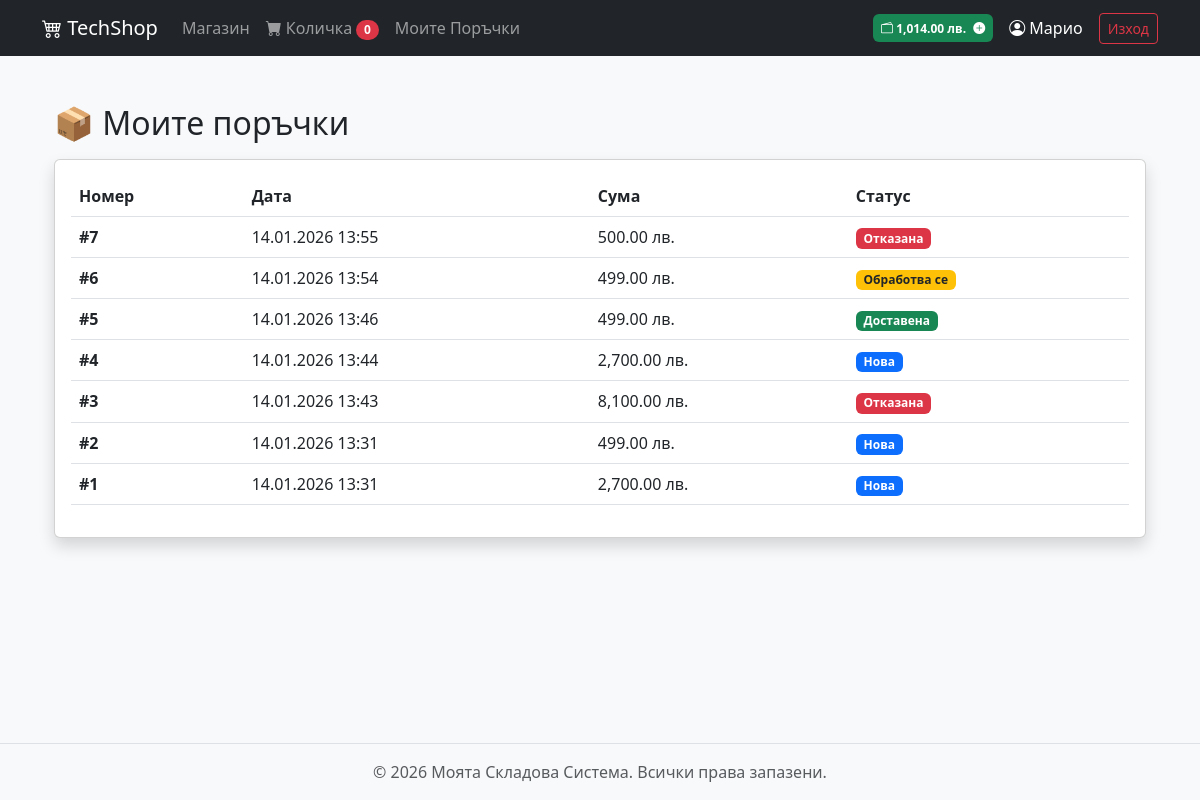
The page /client/my_orders.php (signed in) on the database its author committed.
### tables this page shows
CREATE TABLE `users` (
  `id` int(11) NOT NULL,
  `username` varchar(50) NOT NULL,
  `password` varchar(255) NOT NULL,
  `created_at` timestamp NOT NULL DEFAULT current_timestamp(),
  `role` enum('admin','user') DEFAULT 'user',
  `balance` decimal(10,2) DEFAULT 2000.00
);

CREATE TABLE `orders` (
  `id` int(11) NOT NULL,
  `user_id` int(11) NOT NULL,
  `total_amount` decimal(10,2) NOT NULL,
  `payment_method` varchar(50) NOT NULL,
  `courier` varchar(50) NOT NULL,
  `delivery_address` text NOT NULL,
  `status` varchar(50) DEFAULT 'new',
  `created_at` datetime DEFAULT current_timestamp()
);

### client/my_orders.php (the view, shortened to what this page needs)
<?php
require '../includes/config.php';
require '../includes/header.php';
$stmt = $pdo->prepare("SELECT * FROM orders WHERE user_id = ? ORDER BY created_at DESC");
$stmt->execute([$_SESSION['user_id']]);
$orders = $stmt->fetchAll();
$statusLabels = [
        'new' => ['Нова', 'bg-primary'],
        'processing' => ['Обработва се', 'bg-warning text-dark'],
        'sent' => ['Изпратена', 'bg-info text-dark'],
        'completed' => ['Доставена', 'bg-success'],
        'cancelled' => ['Отказана', 'bg-danger']
];
?>
    <div class="container mt-4">
        <h2>📦 Моите поръчки</h2>
        <div class="card shadow mt-3">
            <div class="card-body">
                <table class="table table-hover align-middle">
                    <thead>
                    <tr>
                        <th>Номер</th>
                        <th>Дата</th>
                        <th>Сума</th>
                        <th>Статус</th>
                    </tr>
                    </thead>
                    <tbody>
                    <?php foreach ($orders as $order): ?>
                        <tr>
                            <td class="fw-bold">#<?= $order['id'] ?></td>
                            <td><?= date('d.m.Y H:i', strtotime($order['created_at'])) ?></td>
                            <td><?= number_format($order['total_amount'], 2) ?> лв.</td>
                            <td>
                                <?php
                                $s = $order['status'];
                                $label = $statusLabels[$s][0] ?? $s;
                                $class = $statusLabels[$s][1] ?? 'bg-secondary';
                                ?>
                                <span class="badge <?= $class ?>"><?= $label ?></span>
                            </td>
                        </tr>
                    <?php endforeach; ?>
                    </tbody>
                </table>
            </div>
        </div>
    </div>
<?php require '../includes/footer.php'; ?>

### includes/header.php (shortened to what this page needs)
<?php
$current_balance = 0;
if (isset($_SESSION['user_id'])) {
    global $pdo;
    if(isset($pdo)) {
        $stmt = $pdo->prepare("SELECT balance FROM users WHERE id = ?");
        $stmt->execute([$_SESSION['user_id']]);
        $current_balance = $stmt->fetchColumn();
    }
}
?>
<!DOCTYPE html>
<html lang="bg">
<head>
    <link href="https://cdn.jsdelivr.net/npm/bootstrap@5.3.0/dist/css/bootstrap.min.css" rel="stylesheet">
    <link rel="stylesheet" href="https://cdn.jsdelivr.net/npm/bootstrap-icons@1.11.0/font/bootstrap-icons.css">
</head>
<body class="bg-light d-flex flex-column min-vh-100">
<nav class="navbar navbar-expand-lg navbar-dark bg-dark mb-4">
    <div class="container">
        <a class="navbar-brand" href="<?= BASE_URL ?>index.php"><i class="bi bi-cart4"></i> TechShop</a>
        <div class="collapse navbar-collapse" id="navbarContent">
            <ul class="navbar-nav me-auto mb-2 mb-lg-0">
                <li class="nav-item"><a class="nav-link" href="<?= BASE_URL ?>index.php">Магазин</a></li>
                <?php if (isset($_SESSION['user_id'])): ?>
                    <?php if ($_SESSION['role'] !== 'admin'): ?>
                        <li class="nav-item">
                            <a class="nav-link" href="<?= BASE_URL ?>client/cart.php">
                                <i class="bi bi-cart-fill"></i> Количка
                                <span class="badge bg-danger rounded-pill">
                                    <?= isset($_SESSION['cart']) ? count($_SESSION['cart']) : 0 ?>
                                </span>
                            </a>
                        </li>
                        <li class="nav-item"><a class="nav-link" href="<?= BASE_URL ?>client/my_orders.php">Моите Поръчки</a></li>
                    <?php endif; ?>
                <?php endif; ?>
            </ul>
            <div class="d-flex align-items-center text-white">
                <?php if (isset($_SESSION['user_id'])): ?>
                    <?php if ($_SESSION['role'] !== 'admin'): ?>
                        <a href="<?= BASE_URL ?>client/profile.php" class="text-decoration-none me-3">
                            <span class="badge bg-success p-2">
                                <i class="bi bi-wallet2"></i> <?= number_format((float)$current_balance, 2) ?> лв.
                                <i class="bi bi-plus-circle-fill ms-1"></i>
                            </span>
                        </a>
                    <?php endif; ?>
                    <a href="<?= BASE_URL ?>client/profile.php" class="text-white text-decoration-none me-3">
                        <i class="bi bi-person-circle"></i> <?= htmlspecialchars($_SESSION['username']) ?>
                    </a>
                    <a href="<?= BASE_URL ?>auth/logout.php" class="btn btn-outline-danger btn-sm">Изход</a>
                <?php else: ?>
                    <a href="<?= BASE_URL ?>auth/login.php" class="btn btn-outline-light btn-sm me-2">Вход</a>
                    <a href="<?= BASE_URL ?>auth/register.php" class="btn btn-warning btn-sm">Регистрация</a>
                <?php endif; ?>
            </div>
        </div>
    </div>
</nav>
<div class="container flex-grow-1">

### rows shown on the page
users: balance "1,014.00"
orders: id "7", created_at "14.01.2026 13:55", total_amount "500.00", status "Отказана"
orders: id "6", created_at "14.01.2026 13:54", total_amount "499.00", status "Обработва се"
orders: id "5", created_at "14.01.2026 13:46", total_amount "499.00", status "Доставена"
orders: id "4", created_at "14.01.2026 13:44", total_amount "2,700.00", status "Нова"
orders: id "3", created_at "14.01.2026 13:43", total_amount "8,100.00", status "Отказана"
orders: id "2", created_at "14.01.2026 13:31", total_amount "499.00", status "Нова"
orders: id "1", created_at "14.01.2026 13:31", total_amount "2,700.00", status "Нова"

### other values the page prints
$_SESSION['username'] "Марио"
